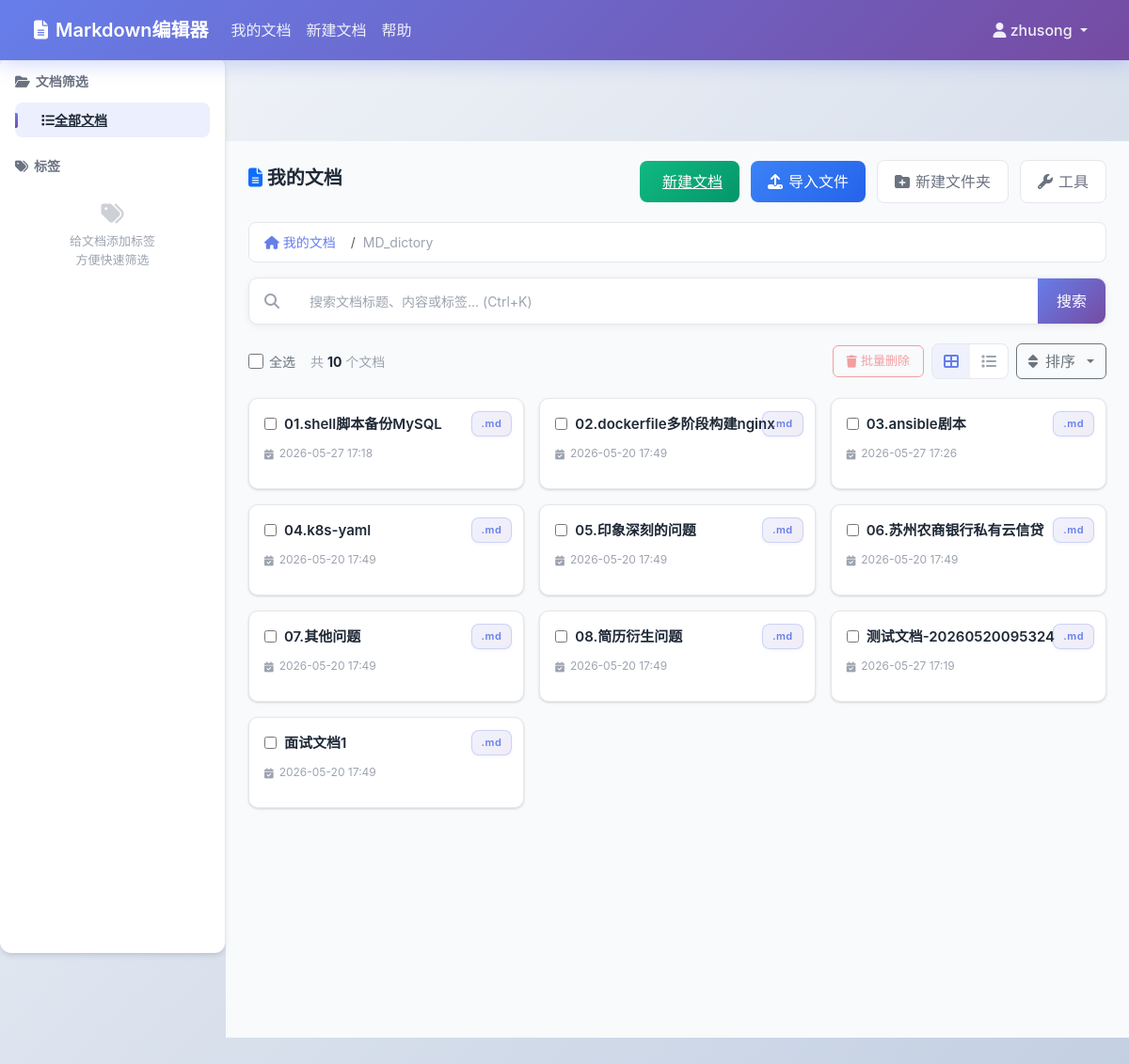
The page /my-documents/?sort=title&order=asc&folder=4 (signed in) on the database its author committed.
### documents/models.py (models this page shows, shortened)
class FolderModel(models.Model):
    user = models.ForeignKey(User, on_delete=models.CASCADE, related_name='folders')
    name = models.CharField(max_length=200)
    parent = models.ForeignKey('self', on_delete=models.CASCADE, null=True, blank=True, related_name='children')
    create_time = models.DateTimeField(auto_now_add=True)
    update_time = models.DateTimeField(auto_now=True)
    is_deleted = models.BooleanField(default=False)
    delete_time = models.DateTimeField(null=True, blank=True)

class DocumentModel(models.Model):
    user = models.ForeignKey(User, on_delete=models.CASCADE, related_name='documents')
    folder = models.ForeignKey(FolderModel, on_delete=models.SET_NULL, null=True, blank=True, related_name='documents')
    title = models.CharField(max_length=200, default='未命名文档')
    content = models.TextField(default='')
    original_filename = models.CharField(max_length=200, default='', blank=True)
    tags = models.CharField(max_length=500, default='')
    create_time = models.DateTimeField(auto_now_add=True)
    update_time = models.DateTimeField(auto_now=True)
    is_deleted = models.BooleanField(default=False)
    delete_time = models.DateTimeField(null=True, blank=True)
    is_shared = models.BooleanField(default=False)
    share_token = models.CharField(max_length=50, default='', blank=True)
    share_expire = models.DateTimeField(null=True, blank=True)
    share_password = models.CharField(max_length=128, default='', blank=True)
    def get_tags_list(self):
        if self.tags:
            return [tag.strip() for tag in self.tags.split(',') if tag.strip()]
        return []

### documents/views.py (the view)
# urls.py: path('my-documents/', views.my_documents_view, name='my_documents'),
@login_required
def my_documents_view(request):
    search_query = request.GET.get('search', '')
    tag_filter = request.GET.get('tag', '')
    sort_by = request.GET.get('sort', 'update_time')
    sort_order = request.GET.get('order', 'desc')
    folder_id = request.GET.get('folder', None)
    allowed_sort_fields = ['title', 'create_time', 'update_time']
    if sort_by not in allowed_sort_fields:
        sort_by = 'update_time'
    if sort_order not in ['asc', 'desc']:
        sort_order = 'desc'
    current_folder = None
    folder_path = []
    if folder_id and folder_id.isdigit():
        current_folder = get_object_or_404(FolderModel, id=folder_id, user=request.user, is_deleted=False)
        folder_path = get_folder_path(current_folder)
    all_user_documents = DocumentModel.objects.filter(user=request.user, is_deleted=False)
    if current_folder:
        all_user_documents = all_user_documents.filter(folder=current_folder)
    else:
        all_user_documents = all_user_documents.filter(folder__isnull=True)
    all_tags = set()
    for doc in all_user_documents:
        for tag in doc.get_tags_list():
            all_tags.add(tag)
    documents = all_user_documents
    if search_query:
        documents = documents.filter(
            Q(title__icontains=search_query) |
            Q(content__icontains=search_query) |
            Q(tags__icontains=search_query)
        )
    if tag_filter:
        documents = documents.filter(tags__icontains=tag_filter)
    sort_field = f'-{sort_by}' if sort_order == 'desc' else sort_by
    documents = documents.order_by(sort_field)
    folders = FolderModel.objects.filter(user=request.user, is_deleted=False, parent=current_folder)
    return render(request, 'documents/my_documents.html', {
        'documents': documents,
        'folders': folders,
        'current_folder': current_folder,
        'folder_path': folder_path,
        'search_query': search_query,
        'tag_filter': tag_filter,
        'all_tags': sorted(all_tags),
        'sort_by': sort_by,
        'sort_order': sort_order,
    })

### documents/views.py (called while the page is built)
def get_folder_path(folder):
    path = []
    current = folder
    while current:
        path.insert(0, current)
        current = current.parent
    return path

### templates/documents/my_documents.html (shortened to what this page needs)
{% extends 'base.html' %}
{% block content %}
<div class="app-container">
    <aside class="sidebar">
        <div class="sidebar-section">
            <div class="sidebar-section-title">
                <i class="fas fa-folder-open"></i>
                <span>文档筛选</span>
            </div>
            <a href="{% url 'my_documents' %}" class="tag-filter-btn {% if not tag_filter %}active{% endif %}">
                <i class="fas fa-list mr-2"></i>全部文档
            </a>
        </div>
        <div class="sidebar-section">
            <div class="sidebar-section-title">
                <i class="fas fa-tags"></i>
                <span>标签</span>
            </div>
            {% if all_tags %}
            <div class="tags-container">
                {% for tag in all_tags %}
                <button class="tag-chip {% if tag_filter == tag %}active{% endif %}"
                        onclick="window.location.href='?tag={{ tag }}{% if current_folder %}&folder={{ current_folder.id }}{% endif %}'">
                    {{ tag }}
                </button>
                {% endfor %}
            </div>
            {% else %}
            <div class="empty-tags">
                <i class="fas fa-tags empty-tags-icon"></i>
                <div>给文档添加标签</div>
                <div>方便快速筛选</div>
            </div>
            {% endif %}
        </div>
    </aside>
    <main class="main-content">
        <div class="toolbar">
            <div class="toolbar-left">
                <h2 class="text-xl font-bold text-gray-800"><i class="fas fa-file-alt text-primary"></i> 我的文档</h2>
            </div>
            <div class="toolbar-right">
                <a href="{% url 'create_document' %}{% if current_folder %}?folder={{ current_folder.id }}{% endif %}"
                   class="btn-primary-custom">
                     新建文档
                </a>
                <button type="button" class="btn-secondary-custom" data-bs-toggle="modal" data-bs-target="#import-modal">
                    <i class="fas fa-upload"></i> 导入文件
                </button>
                <button type="button" class="btn-tertiary-custom" data-bs-toggle="modal" data-bs-target="#create-folder-modal">
                    <i class="fas fa-folder-plus"></i> 新建文件夹
                </button>
                <button type="button" class="btn-tertiary-custom" onclick="openToolDrawer()">
                    <i class="fas fa-wrench"></i> 工具
                </button>
                </div>
        </div>
        {% if folder_path or current_folder %}
        <div class="breadcrumb-container">
            <ol class="breadcrumb">
                <li class="breadcrumb-item">
                    <a href="{% url 'my_documents' %}">
                        <i class="fas fa-home"></i> 我的文档
                    </a>
                </li>
                {% for folder in folder_path %}
                {% if folder == current_folder %}
                <li class="breadcrumb-item active">{{ folder.name }}</li>
                {% else %}
                <li class="breadcrumb-item">
                    <span class="breadcrumb-separator">/</span>
                    <a href="{% url 'my_documents' %}?folder={{ folder.id }}">{{ folder.name }}</a>
                </li>
                {% endif %}
                {% endfor %}
            </ol>
        </div>
        {% endif %}
        <div class="search-bar">
            <form method="get" class="search-input-wrapper">
                <i class="fas fa-search search-icon"></i>
                <input type="text" class="search-input" name="search"
                       placeholder="搜索文档标题、内容或标签... (Ctrl+K)"
                       value="{{ search_query }}" id="search-input">
                <button type="submit" class="search-btn">搜索</button>
            </form>
        </div>
        <div class="toolbar-actions">
            <div class="toolbar-actions-left">
                <label class="select-all-checkbox">
                    <input type="checkbox" id="select-all" onchange="toggleSelectAll()">
                    <span>全选</span>
                </label>
                <span class="document-count">
                    共 <strong>{{ documents|length }}</strong> 个文档
                </span>
            </div>
            <div class="toolbar-actions-right">
                <button type="button" class="btn-batch-delete" id="batch-delete-btn" onclick="batchDeleteDocuments()">
                    <i class="fas fa-trash"></i> 批量删除
                </button>
                <div class="view-toggle">
                    <button class="view-toggle-btn active" id="view-card" onclick="switchView('card')">
                        <i class="fas fa-th-large"></i>
                    </button>
                    <button class="view-toggle-btn" id="view-list" onclick="switchView('list')">
                        <i class="fas fa-list"></i>
                    </button>
                </div>
                <div class="dropdown">
                    <button class="btn btn-outline-secondary dropdown-toggle d-flex align-items-center gap-2"
                            type="button" data-bs-toggle="dropdown">
                        <i class="fas fa-sort"></i>排序
                    </button>
                </div>
            </div>
        </div>
        <div class="documents-grid" id="documents-container">
            {% for document in documents %}
            <div class="document-card" id="doc-card-{{ document.id }}">
                <div class="document-header">
                    <input type="checkbox" class="document-checkbox" id="doc-{{ document.id }}" value="{{ document.id }}"
                           onchange="updateBatchDeleteButton()">
                    <div class="document-title" title="{{ document.title }}"
                         onclick="window.location.href='{% url 'document_detail' document_id=document.id %}'">
                        {{ document.title }}
                    </div>
                </div>
                <div class="document-meta">
                    <div class="document-meta-item">
                        <i class="fas fa-calendar-check"></i>
                        <span>{{ document.update_time|date:"Y-m-d H:i" }}</span>
                    </div>
                </div>
                <div class="dropdown document-actions">
                    <button class="document-extension" type="button" id="docDropdown{{ document.id }}"
                            data-bs-toggle="dropdown" aria-expanded="false">.md</button>
                </div>
            </div>
            {% endfor %}
        </div>
    </main>
</div>
{% endblock %}

### templates/base.html (shortened to what this page needs)
<!DOCTYPE html>
<html lang="zh-CN">
<head>
    <link href="https://cdn.jsdelivr.net/npm/bootstrap@5.3.0/dist/css/bootstrap.min.css" rel="stylesheet">
    <link href="https://cdn.jsdelivr.net/npm/font-awesome@6.4.0/css/all.min.css" rel="stylesheet">
</head>
<body>
    <nav class="navbar navbar-expand-lg fixed-top">
        <div class="container-fluid">
            <a class="navbar-brand" href="{% url 'home' %}">
                <i class="fas fa-file-alt"></i> Markdown编辑器
            </a>
            <div class="collapse navbar-collapse" id="navbarNav">
                <ul class="navbar-nav me-auto">
                    {% if user.is_authenticated %}
                    <li class="nav-item">
                        <a class="nav-link" href="{% url 'my_documents' %}">我的文档</a>
                    </li>
                    <li class="nav-item">
                        <a class="nav-link" href="{% url 'create_document' %}">新建文档</a>
                    </li>
                    {% endif %}
                    <li class="nav-item">
                        <a class="nav-link" href="{% url 'help' %}">帮助</a>
                    </li>
                </ul>
                <ul class="navbar-nav">
                    {% if user.is_authenticated %}
                    <li class="nav-item dropdown">
                        <a class="nav-link dropdown-toggle" href="#" role="button" data-bs-toggle="dropdown">
                            <i class="fas fa-user"></i> {{ user.username }}
                        </a>
                    </li>
                    {% endif %}
                </ul>
            </div>
        </div>
    </nav>
    <div class="content">
        {% block content %}{% endblock %}
    </div>
</body>
</html>

### templates/base.html (style rules this page uses)
:root { --primary-color: #667eea; --primary-dark: #5a6fd6; --secondary-color: #764ba2; --accent-color: #f093fb; --success-color: #10b981; --warning-color: #f59e0b; --danger-color: #ef4444; --bg-gradient: linear-gradient(135deg, #667eea 0%, #764ba2 100%); --card-shadow: 0 4px 6px -1px rgba(0, 0, 0, 0.1), 0 2px 4px -1px rgba(0, 0, 0, 0.06); --card-shadow-hover: 0 10px 15px -3px rgba(0, 0, 0, 0.1), 0 4px 6px -2px rgba(0, 0, 0, 0.05); }
body { min-height: 100vh; background: linear-gradient(135deg, #f5f7fa 0%, #c3cfe2 100%); background-attachment: fixed; font-family: 'Inter', -apple-system, BlinkMacSystemFont, 'Segoe UI', Roboto, Oxygen, Ubuntu, sans-serif; }
.navbar { background: var(--bg-gradient) !important; box-shadow: 0 4px 20px rgba(102, 126, 234, 0.3); padding: 0.75rem 1.5rem; }
.navbar-brand { color: white !important; font-weight: 600; font-size: 1.25rem; display: flex; align-items: center; gap: 8px; }
.navbar-nav .nav-link { color: rgba(255, 255, 255, 0.9) !important; font-weight: 500; padding: 0.5rem 1rem; border-radius: 6px; transition: all 0.2s ease; }
.content { margin-top: 90px; padding-bottom: 3rem; }
.sidebar { min-height: calc(100vh - 80px); background-color: #fff; border-right: 1px solid #e9ecef; border-radius: 12px; box-shadow: var(--card-shadow); }
.document-card { background: white; border-radius: 12px; overflow: hidden; transition: all 0.3s cubic-bezier(0.4, 0, 0.2, 1); border: 2px solid transparent; background: linear-gradient(white, white) padding-box, linear-gradient(135deg, #667eea, #764ba2, #f093fb) border-box; }
.gap-2 { gap: 0.5rem; }
.text-xl { font-size: 1.25rem; }
.font-bold { font-weight: 700; }
.text-gray-800 { color: #1f2937; }
.text-primary { color: var(--primary-color); }
.document-card { background: #ffffff; border-radius: 12px; box-shadow: 0 1px 3px rgba(0, 0, 0, 0.1), 0 1px 2px rgba(0, 0, 0, 0.06); transition: all 0.3s ease; border: 2px solid transparent; overflow: visible; position: relative; z-index: 1; }

### rows shown on the page
FolderModel: name "MD_dictory"
DocumentModel: title "01.shell脚本备份MySQL", update_time "2026-05-27 17:18"
DocumentModel: title "02.dockerfile多阶段构建nginx", update_time "2026-05-20 17:49"
DocumentModel: title "03.ansible剧本", update_time "2026-05-27 17:26"
DocumentModel: title "04.k8s-yaml", update_time "2026-05-20 17:49"
DocumentModel: title "05.印象深刻的问题", update_time "2026-05-20 17:49"
DocumentModel: title "06.苏州农商银行私有云信贷", update_time "2026-05-20 17:49"
DocumentModel: title "07.其他问题", update_time "2026-05-20 17:49"
DocumentModel: title "08.简历衍生问题", update_time "2026-05-20 17:49"
DocumentModel: title "测试文档-20260520095324", update_time "2026-05-27 17:19"
DocumentModel: title "面试文档1", update_time "2026-05-20 17:49"

### other values the page prints
{{ user.username }} "zhusong"
{{ documents|length }} "10"
